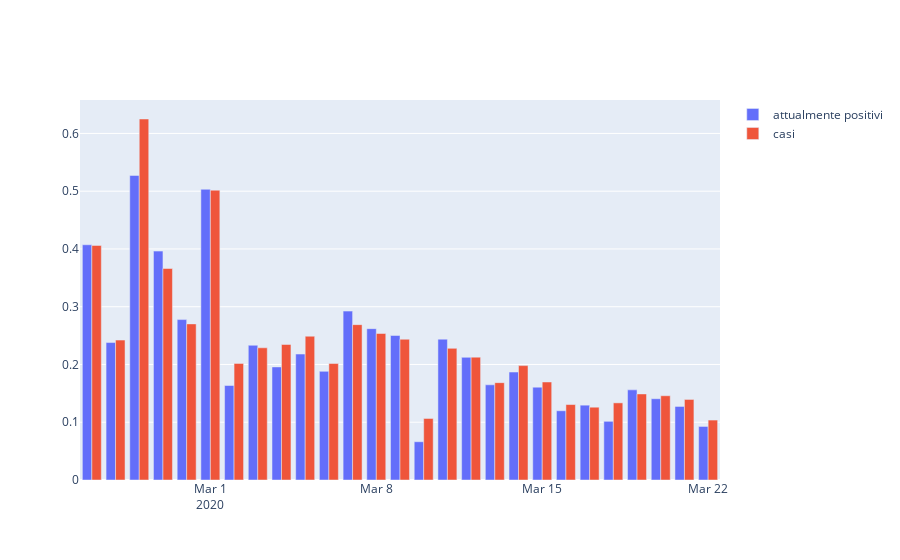

Source (notebook cell):
### Code cell
import plotly.graph_objects as go

years = to_plot['data'].to_list()

fig = go.Figure()
fig.add_trace(go.Bar(x=years, y=to_plot['totale_attualmente_positivi'].to_list(),
                name='attualmente positivi'))
fig.add_trace(go.Bar(x=years, y=to_plot['totale_casi'].to_list(),
                name='casi'
                ))
fig.show()
